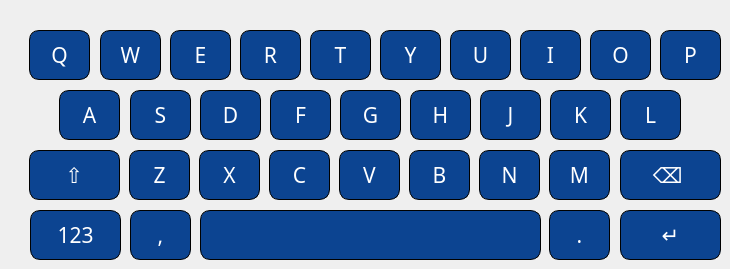
      <widget class="QWidget" name="page_15">
       <property name="styleSheet">
        <string notr="true">QPushButton
{
background-color: rgb(12, 68, 145);
 border: 1px solid black;
     border-radius: 10px;
color: rgb(255, 255, 255);
font-style:bold;
}</string>
       </property>
       <widget class="QPushButton" name="pushButton_51">
        <property name="geometry">
         <rect>
          <x>380</x>
          <y>30</y>
          <width>61</width>
          <height>50</height>
         </rect>
        </property>
        <property name="font">
         <font>
          <family>Sans Serif</family>
          <pointsize>16</pointsize>
          <weight>50</weight>
          <bold>false</bold>
         </font>
        </property>
        <property name="styleSheet">
         <string notr="true">font-style:bold;</string>
        </property>
        <property name="text">
         <string>Y</string>
        </property>
       </widget>
       <widget class="QPushButton" name="pushButton_52">
        <property name="geometry">
         <rect>
          <x>620</x>
          <y>90</y>
          <width>61</width>
          <height>50</height>
         </rect>
        </property>
        <property name="font">
         <font>
          <family>Sans Serif</family>
          <pointsize>16</pointsize>
          <weight>50</weight>
          <bold>false</bold>
         </font>
        </property>
        <property name="styleSheet">
         <string notr="true">font-style:bold;</string>
        </property>
        <property name="text">
         <string>L</string>
        </property>
       </widget>
       <widget class="QPushButton" name="pushButton_17">
        <property name="geometry">
         <rect>
          <x>100</x>
          <y>30</y>
          <width>61</width>
          <height>50</height>
         </rect>
        </property>
        <property name="font">
         <font>
          <family>Sans Serif</family>
          <pointsize>16</pointsize>
          <weight>50</weight>
          <bold>false</bold>
         </font>
        </property>
        <property name="styleSheet">
         <string notr="true">font-style:bold;</string>
        </property>
        <property name="text">
         <string>W</string>
        </property>
       </widget>
       <widget class="QPushButton" name="pushButton_53">
        <property name="geometry">
         <rect>
          <x>199</x>
          <y>150</y>
          <width>61</width>
          <height>50</height>
         </rect>
        </property>
        <property name="font">
         <font>
          <family>Sans Serif</family>
          <pointsize>16</pointsize>
          <weight>50</weight>
          <bold>false</bold>
         </font>
        </property>
        <property name="styleSheet">
         <string notr="true">font-style:bold;</string>
        </property>
        <property name="text">
         <string>X</string>
        </property>
       </widget>
       <widget class="QPushButton" name="pushButton_54">
        <property name="geometry">
         <rect>
          <x>130</x>
          <y>210</y>
          <width>61</width>
          <height>50</height>
         </rect>
        </property>
        <property name="font">
         <font>
          <family>Sans Serif</family>
          <pointsize>16</pointsize>
          <weight>50</weight>
          <bold>false</bold>
         </font>
        </property>
        <property name="styleSheet">
         <string notr="true">font-style:bold;</string>
        </property>
        <property name="text">
         <string>,</string>
        </property>
       </widget>
       <widget class="QPushButton" name="pushButton_55">
        <property name="geometry">
         <rect>
          <x>450</x>
          <y>30</y>
          <width>61</width>
          <height>50</height>
         </rect>
        </property>
        <property name="font">
         <font>
          <family>Sans Serif</family>
          <pointsize>16</pointsize>
          <weight>50</weight>
          <bold>false</bold>
         </font>
        </property>
        <property name="styleSheet">
         <string notr="true">font-style:bold;</string>
        </property>
        <property name="text">
         <string>U</string>
        </property>
       </widget>
       <widget class="QPushButton" name="pushButton_56">
        <property name="geometry">
         <rect>
          <x>29</x>
          <y>150</y>
          <width>91</width>
          <height>50</height>
         </rect>
        </property>
        <property name="font">
         <font>
          <family>Sans Serif</family>
          <pointsize>16</pointsize>
          <weight>50</weight>
          <bold>false</bold>
         </font>
        </property>
        <property name="styleSheet">
         <string notr="true">font-style:bold;</string>
        </property>
        <property name="text">
         <string>⇧</string>
        </property>
       </widget>
       <widget class="QPushButton" name="pushButton_57">
        <property name="geometry">
         <rect>
          <x>549</x>
          <y>150</y>
          <width>61</width>
          <height>50</height>
         </rect>
        </property>
        <property name="font">
         <font>
          <family>Sans Serif</family>
          <pointsize>16</pointsize>
          <weight>50</weight>
          <bold>false</bold>
         </font>
        </property>
        <property name="styleSheet">
         <string notr="true">font-style:bold;</string>
        </property>
        <property name="text">
         <string>M</string>
        </property>
       </widget>
       <widget class="QPushButton" name="pushButton_58">
        <property name="geometry">
         <rect>
          <x>590</x>
          <y>30</y>
          <width>61</width>
          <height>50</height>
         </rect>
        </property>
        <property name="font">
         <font>
          <family>Sans Serif</family>
          <pointsize>16</pointsize>
          <weight>50</weight>
          <bold>false</bold>
         </font>
        </property>
        <property name="styleSheet">
         <string notr="true">font-style:bold;</string>
        </property>
        <property name="text">
         <string>O</string>
        </property>
       </widget>
       <widget class="QPushButton" name="pushButton_59">
        <property name="geometry">
         <rect>
          <x>170</x>
          <y>30</y>
          <width>61</width>
          <height>50</height>
         </rect>
        </property>
        <property name="font">
         <font>
          <family>Sans Serif</family>
          <pointsize>16</pointsize>
          <weight>50</weight>
          <bold>false</bold>
         </font>
        </property>
        <property name="styleSheet">
         <string notr="true">font-style:bold;</string>
        </property>
        <property name="text">
         <string>E</string>
        </property>
       </widget>
       <widget class="QPushButton" name="pushButton_60">
        <property name="geometry">
         <rect>
          <x>620</x>
          <y>150</y>
          <width>101</width>
          <height>50</height>
         </rect>
        </property>
        <property name="font">
         <font>
          <family>Sans Serif</family>
          <pointsize>16</pointsize>
          <weight>50</weight>
          <bold>false</bold>
         </font>
        </property>
        <property name="styleSheet">
         <string notr="true">font-style:bold;</string>
        </property>
        <property name="text">
         <string>⌫ </string>
        </property>
       </widget>
       <widget class="QPushButton" name="pushButton_61">
        <property name="geometry">
         <rect>
          <x>520</x>
          <y>30</y>
          <width>61</width>
          <height>50</height>
         </rect>
        </property>
        <property name="font">
         <font>
          <family>Sans Serif</family>
          <pointsize>16</pointsize>
          <weight>50</weight>
          <bold>false</bold>
         </font>
        </property>
        <property name="styleSheet">
         <string notr="true">font-style:bold;</string>
        </property>
        <property name="text">
         <string>I</string>
        </property>
       </widget>
       <widget class="QPushButton" name="pushButton_62">
        <property name="geometry">
         <rect>
          <x>340</x>
          <y>90</y>
          <width>61</width>
          <height>50</height>
         </rect>
        </property>
        <property name="font">
         <font>
          <family>Sans Serif</family>
          <pointsize>16</pointsize>
          <weight>50</weight>
          <bold>false</bold>
         </font>
        </property>
        <property name="styleSheet">
         <string notr="true">font-style:bold;</string>
        </property>
        <property name="text">
         <string>G</string>
        </property>
       </widget>
       <widget class="QPushButton" name="pushButton_63">
        <property name="geometry">
         <rect>
          <x>130</x>
          <y>90</y>
          <width>61</width>
          <height>50</height>
         </rect>
        </property>
        <property name="font">
         <font>
          <family>Sans Serif</family>
          <pointsize>16</pointsize>
          <weight>50</weight>
          <bold>false</bold>
         </font>
        </property>
        <property name="styleSheet">
         <string notr="true">font-style:bold;</string>
        </property>
        <property name="text">
         <string>S</string>
        </property>
       </widget>
       <widget class="QPushButton" name="pushButton_64">
        <property name="geometry">
         <rect>
          <x>339</x>
          <y>150</y>
          <width>61</width>
          <height>50</height>
         </rect>
        </property>
        <property name="font">
         <font>
          <family>Sans Serif</family>
          <pointsize>16</pointsize>
          <weight>50</weight>
          <bold>false</bold>
         </font>
        </property>
        <property name="styleSheet">
         <string notr="true">font-style:bold;</string>
        </property>
        <property name="text">
         <string>V</string>
        </property>
       </widget>
       <widget class="QPushButton" name="pushButton_65">
        <property name="geometry">
         <rect>
          <x>129</x>
          <y>150</y>
          <width>61</width>
          <height>50</height>
         </rect>
        </property>
        <property name="font">
         <font>
          <family>Sans Serif</family>
          <pointsize>16</pointsize>
          <weight>50</weight>
          <bold>false</bold>
         </font>
        </property>
        <property name="styleSheet">
         <string notr="true">font-style:bold;</string>
        </property>
        <property name="text">
         <string>Z</string>
        </property>
       </widget>
       <widget class="QPushButton" name="pushButton_66">
        <property name="geometry">
         <rect>
          <x>200</x>
          <y>90</y>
          <width>61</width>
          <height>50</height>
         </rect>
        </property>
        <property name="font">
         <font>
          <family>Sans Serif</family>
          <pointsize>16</pointsize>
          <weight>50</weight>
          <bold>false</bold>
         </font>
        </property>
        <property name="styleSheet">
         <string notr="true">font-style:bold;</string>
        </property>
        <property name="text">
         <string>D</string>
        </property>
       </widget>
       <widget class="QPushButton" name="pushButton_67">
        <property name="geometry">
         <rect>
          <x>620</x>
          <y>210</y>
          <width>101</width>
          <height>50</height>
         </rect>
        </property>
        <property name="font">
         <font>
          <family>Sans Serif</family>
          <pointsize>16</pointsize>
          <weight>50</weight>
          <bold>false</bold>
         </font>
        </property>
        <property name="styleSheet">
         <string notr="true">font-style:bold;</string>
        </property>
        <property name="text">
         <string>↵</string>
        </property>
       </widget>
       <widget class="QPushButton" name="pushButton_68">
        <property name="geometry">
         <rect>
          <x>550</x>
          <y>90</y>
          <width>61</width>
          <height>50</height>
         </rect>
        </property>
        <property name="font">
         <font>
          <family>Sans Serif</family>
          <pointsize>16</pointsize>
          <weight>50</weight>
          <bold>false</bold>
         </font>
        </property>
        <property name="styleSheet">
         <string notr="true">font-style:bold;</string>
        </property>
        <property name="text">
         <string>K</string>
        </property>
       </widget>
       <widget class="QPushButton" name="pushButton_69">
        <property name="geometry">
         <rect>
          <x>409</x>
          <y>150</y>
          <width>61</width>
          <height>50</height>
         </rect>
        </property>
        <property name="font">
         <font>
          <family>Sans Serif</family>
          <pointsize>16</pointsize>
          <weight>50</weight>
          <bold>false</bold>
         </font>
        </property>
        <property name="styleSheet">
         <string notr="true">font-style:bold;</string>
        </property>
        <property name="text">
         <string>B</string>
        </property>
       </widget>
       <widget class="QPushButton" name="pushButton_70">
        <property name="geometry">
         <rect>
          <x>549</x>
          <y>210</y>
          <width>61</width>
          <height>50</height>
         </rect>
        </property>
        <property name="font">
         <font>
          <family>Sans Serif</family>
          <pointsize>16</pointsize>
          <weight>50</weight>
          <bold>false</bold>
         </font>
        </property>
        <property name="styleSheet">
         <string notr="true">font-style:bold;</string>
        </property>
        <property name="text">
         <string>.</string>
        </property>
       </widget>
       <widget class="QPushButton" name="pushButton_71">
        <property name="geometry">
         <rect>
          <x>30</x>
          <y>210</y>
          <width>91</width>
          <height>50</height>
         </rect>
        </property>
        <property name="font">
         <font>
          <family>Sans Serif</family>
          <pointsize>16</pointsize>
          <weight>50</weight>
          <bold>false</bold>
         </font>
        </property>
        <property name="styleSheet">
         <string notr="true">font-style:bold;</string>
        </property>
        <property name="text">
         <string>123</string>
        </property>
       </widget>
       <widget class="QPushButton" name="pushButton_72">
        <property name="geometry">
         <rect>
          <x>200</x>
          <y>210</y>
          <width>341</width>
          <height>50</height>
         </rect>
        </property>
        <property name="font">
         <font>
          <family>Sans Serif</family>
          <pointsize>16</pointsize>
          <weight>50</weight>
          <bold>false</bold>
         </font>
        </property>
        <property name="styleSheet">
         <string notr="true">font-style:bold;</string>
        </property>
        <property name="text">
         <string/>
        </property>
       </widget>
       <widget class="QPushButton" name="pushButton_73">
        <property name="geometry">
         <rect>
          <x>59</x>
          <y>90</y>
          <width>61</width>
          <height>50</height>
         </rect>
        </property>
        <property name="font">
         <font>
          <family>Sans Serif</family>
          <pointsize>16</pointsize>
          <weight>50</weight>
          <bold>false</bold>
         </font>
        </property>
        <property name="styleSheet">
         <string notr="true">font-style:bold;</string>
        </property>
        <property name="text">
         <string>A</string>
        </property>
       </widget>
       <widget class="QPushButton" name="pushButton_74">
        <property name="geometry">
         <rect>
          <x>479</x>
          <y>150</y>
          <width>61</width>
          <height>50</height>
         </rect>
        </property>
        <property name="font">
         <font>
          <family>Sans Serif</family>
          <pointsize>16</pointsize>
          <weight>50</weight>
          <bold>false</bold>
         </font>
        </property>
        <property name="styleSheet">
         <string notr="true">font-style:bold;</string>
        </property>
        <property name="text">
         <string>N</string>
        </property>
       </widget>
       <widget class="QPushButton" name="pushButton_75">
        <property name="geometry">
         <rect>
          <x>269</x>
          <y>150</y>
          <width>61</width>
          <height>50</height>
         </rect>
        </property>
        <property name="font">
         <font>
          <family>Sans Serif</family>
          <pointsize>16</pointsize>
          <weight>50</weight>
          <bold>false</bold>
         </font>
        </property>
        <property name="styleSheet">
         <string notr="true">font-style:bold;</string>
        </property>
        <property name="text">
         <string>C</string>
        </property>
       </widget>
       <widget class="QPushButton" name="pushButton_76">
        <property name="geometry">
         <rect>
          <x>270</x>
          <y>90</y>
          <width>61</width>
          <height>50</height>
         </rect>
        </property>
        <property name="font">
         <font>
          <family>Sans Serif</family>
          <pointsize>16</pointsize>
          <weight>50</weight>
          <bold>false</bold>
         </font>
        </property>
        <property name="styleSheet">
         <string notr="true">font-style:bold;</string>
        </property>
        <property name="text">
         <string>F</string>
        </property>
       </widget>
       <widget class="QPushButton" name="pushButton_77">
        <property name="geometry">
         <rect>
          <x>410</x>
          <y>90</y>
          <width>61</width>
          <height>50</height>
         </rect>
        </property>
        <property name="font">
         <font>
          <family>Sans Serif</family>
          <pointsize>16</pointsize>
          <weight>50</weight>
          <bold>false</bold>
         </font>
        </property>
        <property name="styleSheet">
         <string notr="true">font-style:bold;</string>
        </property>
        <property name="text">
         <string>H</string>
        </property>
       </widget>
       <widget class="QPushButton" name="pushButton_78">
        <property name="geometry">
         <rect>
          <x>480</x>
          <y>90</y>
          <width>61</width>
          <height>50</height>
         </rect>
        </property>
        <property name="font">
         <font>
          <family>Sans Serif</family>
          <pointsize>16</pointsize>
          <weight>50</weight>
          <bold>false</bold>
         </font>
        </property>
        <property name="styleSheet">
         <string notr="true">font-style:bold;</string>
        </property>
        <property name="text">
         <string>J</string>
        </property>
       </widget>
       <widget class="QPushButton" name="pushButton_79">
        <property name="geometry">
         <rect>
          <x>660</x>
          <y>30</y>
          <width>61</width>
          <height>50</height>
         </rect>
        </property>
        <property name="font">
         <font>
          <family>Sans Serif</family>
          <pointsize>16</pointsize>
          <weight>50</weight>
          <bold>false</bold>
         </font>
        </property>
        <property name="styleSheet">
         <string notr="true">font-style:bold;</string>
        </property>
        <property name="text">
         <string>P</string>
        </property>
       </widget>
       <widget class="QPushButton" name="pushButton_80">
        <property name="geometry">
         <rect>
          <x>29</x>
          <y>30</y>
          <width>61</width>
          <height>50</height>
         </rect>
        </property>
        <property name="font">
         <font>
          <family>Sans Serif</family>
          <pointsize>16</pointsize>
          <weight>50</weight>
          <bold>false</bold>
         </font>
        </property>
        <property name="styleSheet">
         <string notr="true">font-style:bold;</string>
        </property>
        <property name="text">
         <string>Q</string>
        </property>
       </widget>
       <widget class="QPushButton" name="pushButton_81">
        <property name="geometry">
         <rect>
          <x>240</x>
          <y>30</y>
          <width>61</width>
          <height>50</height>
         </rect>
        </property>
        <property name="font">
         <font>
          <family>Sans Serif</family>
          <pointsize>16</pointsize>
          <weight>50</weight>
          <bold>false</bold>
         </font>
        </property>
        <property name="styleSheet">
         <string notr="true">font-style:bold;</string>
        </property>
        <property name="text">
         <string>R</string>
        </property>
       </widget>
       <widget class="QPushButton" name="pushButton_82">
        <property name="geometry">
         <rect>
          <x>310</x>
          <y>30</y>
          <width>61</width>
          <height>50</height>
         </rect>
        </property>
        <property name="font">
         <font>
          <family>Sans Serif</family>
          <pointsize>16</pointsize>
          <weight>50</weight>
          <bold>false</bold>
         </font>
        </property>
        <property name="styleSheet">
         <string notr="true">font-style:bold;</string>
        </property>
        <property name="text">
         <string>T</string>
        </property>
       </widget>
      </widget>
